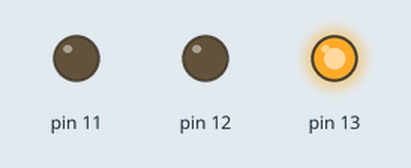
Recording of a sketch running on a simulated Arduino Uno, built with avr-gcc and run on an emulated ATmega328P. On the bench: output pins drawn as LEDs (lit = HIGH).

Above: at 2.0 s.
At 7.0 s:
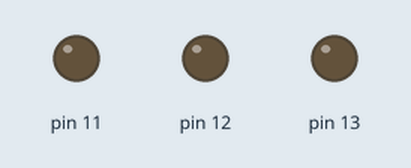
At 9.0 s:
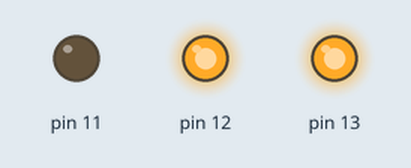
At 11.0 s:
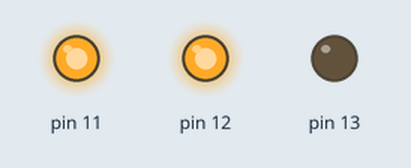
At 12.0 s:
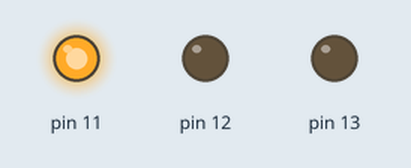
At 16.0 s:
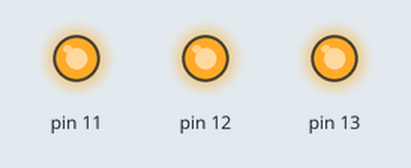
Timing chart, 0 to 17.1 s (numbered marks = the images above):
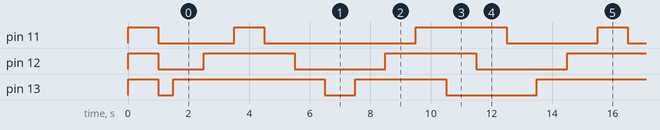

The sketch:

ex10.ino
```cpp
int timex = 1000;
int arr1[] = {13, 12, 11};

void setup() {
  pinMode(13,OUTPUT); //빨
  pinMode(12,OUTPUT); //노
  pinMode(11,OUTPUT); //초

  digitalWrite(13,HIGH);
  digitalWrite(12,HIGH);
  digitalWrite(11,HIGH);
  delay(1000);

  digitalWrite(13,LOW);
  digitalWrite(12,LOW);
  digitalWrite(11,LOW);
  delay(500);
}

void loop() {
  //빨강 켜기 = > 노랑 켜기 => 초록켜기
  //초록 끄기 => 노랑끄기 => 빨강끄기
  //빨강 켜기 => 노랑 켜기 => 초록 켜기
  //빨강끄기 => 노랑 끄기 -> 초록 끄기
for(int num : arr1){
  digitalWrite(num,HIGH);
  delay(timex);
}
for(int i = 11; i <= 13 ; i++){
  digitalWrite(i,LOW);
  delay(timex);
}
for(int num : arr1){
  digitalWrite(num,HIGH);
  delay(timex);
}
for(int num : arr1){
  digitalWrite(num,LOW);
  delay(timex);
}
/* 원래코드
  digitalWrite(13,HIGH);
  delay(timex);
  digitalWrite(12,HIGH);
  delay(timex);
  digitalWrite(11,HIGH);
  delay(timex);

  digitalWrite(11,LOW);
  delay(timex);
  digitalWrite(12,LOW);
  delay(timex);
  digitalWrite(13,LOW);
  delay(timex);

  digitalWrite(13,HIGH);
  delay(timex);
  digitalWrite(12,HIGH);
  delay(timex);
  digitalWrite(11,HIGH);
  delay(timex);

  digitalWrite(13,LOW);
  delay(timex);
  digitalWrite(12,LOW);
  delay(timex);
  digitalWrite(11,LOW);
  delay(timex);
*/
}
```

Measured:
- by itself, pin 11: repeats every 12.0 s: HIGH 1.0 s, LOW 5.0 s, HIGH 3.0 s, LOW 3.0 s
- by itself, pin 12: repeats every 6.0 s: HIGH 3.0 s, LOW 3.0 s
- by itself, pin 13: repeats every 12.0 s: HIGH 5.0 s, LOW 1.0 s, HIGH 3.0 s, LOW 3.0 s
